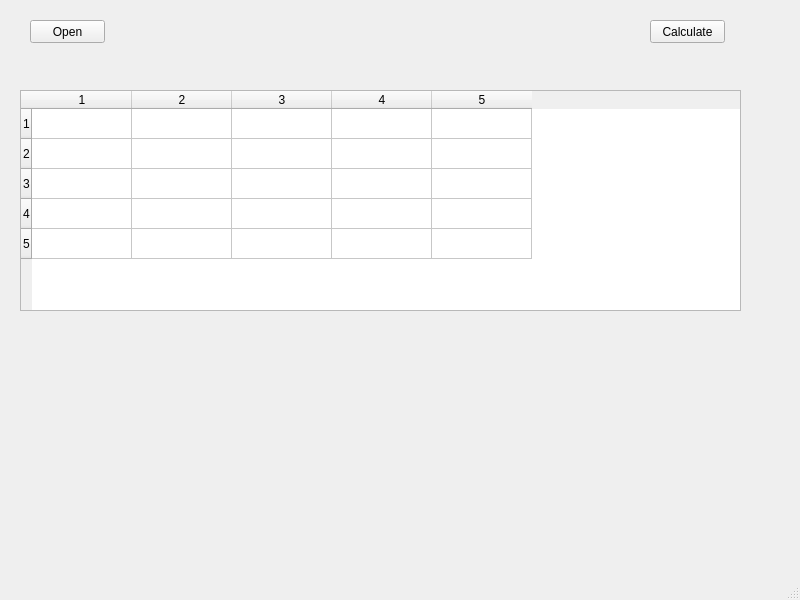
<?xml version="1.0" encoding="UTF-8"?>
<ui version="4.0">
 <class>MainWindow</class>
 <widget class="QMainWindow" name="MainWindow">
  <property name="geometry">
   <rect>
    <x>0</x>
    <y>0</y>
    <width>800</width>
    <height>600</height>
   </rect>
  </property>
  <property name="windowTitle">
   <string>MainWindow</string>
  </property>
  <widget class="QWidget" name="centralwidget">
   <widget class="QPushButton" name="btn_openFile">
    <property name="geometry">
     <rect>
      <x>30</x>
      <y>20</y>
      <width>75</width>
      <height>23</height>
     </rect>
    </property>
    <property name="text">
     <string>Open</string>
    </property>
   </widget>
   <widget class="QTableWidget" name="tableWidget">
    <property name="geometry">
     <rect>
      <x>20</x>
      <y>90</y>
      <width>721</width>
      <height>221</height>
     </rect>
    </property>
    <property name="rowCount">
     <number>5</number>
    </property>
    <property name="columnCount">
     <number>5</number>
    </property>
    <row/>
    <row/>
    <row/>
    <row/>
    <row/>
    <column/>
    <column/>
    <column/>
    <column/>
    <column/>
    <item row="1" column="0">
     <property name="text">
      <string/>
     </property>
    </item>
   </widget>
   <widget class="QPushButton" name="btn_calculate">
    <property name="geometry">
     <rect>
      <x>650</x>
      <y>20</y>
      <width>75</width>
      <height>23</height>
     </rect>
    </property>
    <property name="text">
     <string>Calculate</string>
    </property>
   </widget>
  </widget>
  <widget class="QStatusBar" name="statusbar"/>
 </widget>
 <resources/>
 <connections/>
</ui>
